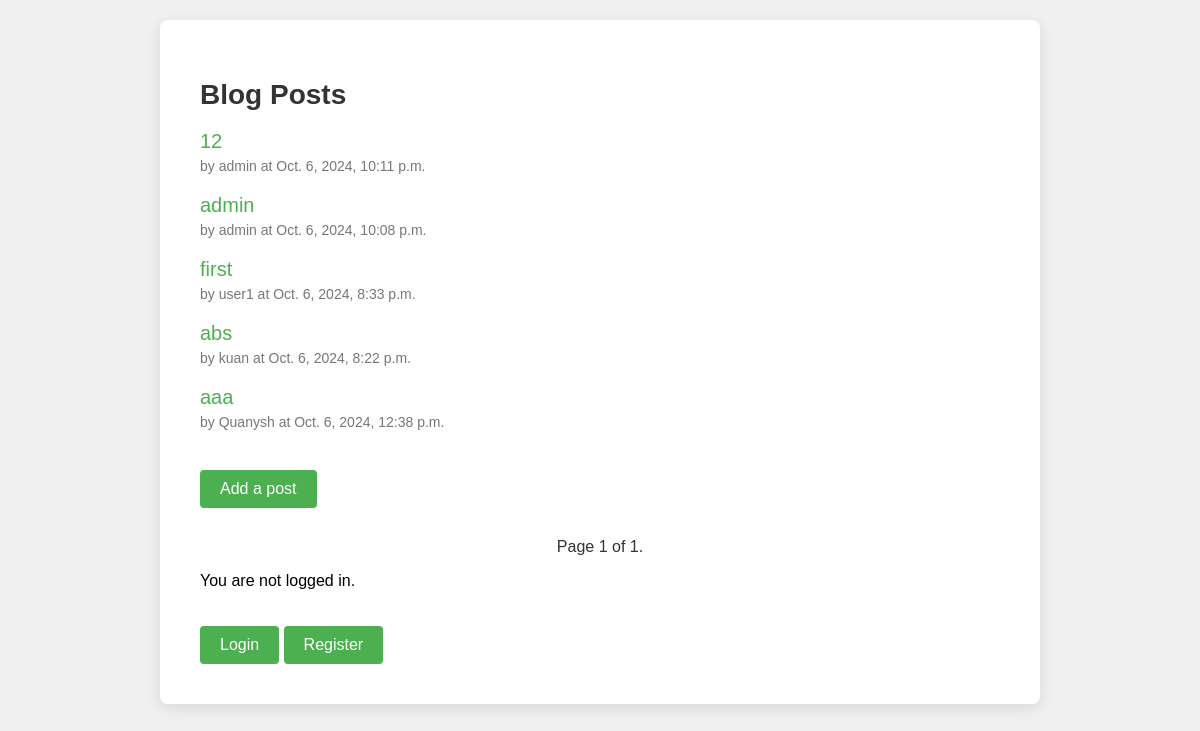
The app's page /posts/, older data.
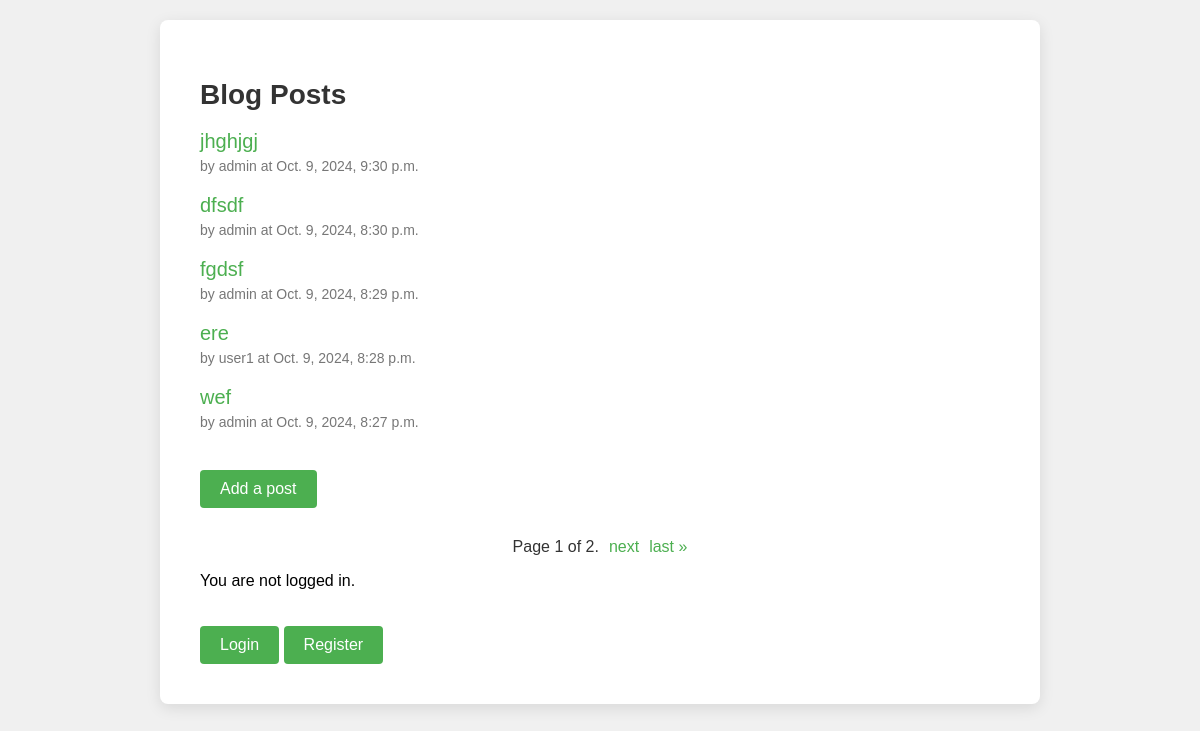
The same page, newer data.
### blog_app/models.py (models this page shows, shortened)
class Post(models.Model):
    title = models.CharField(max_length=200)
    content = models.TextField()
    author = models.ForeignKey(User, on_delete=models.CASCADE)
    created_date = models.DateTimeField(auto_now_add=True)
    class Meta:
        indexes = [
            models.Index(fields=['author']),
            models.Index(fields=['created_date']),
        ]

class User(AbstractUser):
    bio = models.TextField(blank=True, null=True)
    profile_picture = models.ImageField(upload_to='profile_pictures/', null=True, default='/image.png')
    def __str__(self):
        return self.username

### blog_app/views.py (the view)
# urls.py: path('posts/', views.post_list_view, name='post_list'  ),
def post_list_view(request):
    posts = Post.objects.all().order_by('-created_date')
    paginator = Paginator(posts, 5)
    page_number = request.GET.get('page')
    page_obj = paginator.get_page(page_number)
    return render(request, 'blog/post_list.html', {'page_obj': page_obj})

### blog_app/templates/blog/post_list.html (shortened to what this page needs)
<!DOCTYPE html>
<html lang="en">
<head>
</head>
<body>
    <div class="main">
        <h1>Blog Posts</h1>
        <ul>
            {% for post in page_obj.object_list %}
            <li>
                <a href="{% url 'post_detail' post.id %}">{{ post.title }}</a>
                <p>by {{ post.author }} at {{ post.created_date }}</p>
            </li>
            {% endfor %}
        </ul>
        <a class="button-link" href="{% url 'create_post' %}">Add a post</a>
        <div class="pagination">
            <span class="step-links">
                <span class="current">
                    Page {{ page_obj.number }} of {{ page_obj.paginator.num_pages }}.
                </span>
                {% if page_obj.has_next %}
                    <a href="?page={{ page_obj.next_page_number }}">next</a>
                    <a href="?page={{ page_obj.paginator.num_pages }}">last &raquo;</a>
                {% endif %}
            </span>
        </div>
        {% if user.is_authenticated %}
            <a class="button-link" href="{% url 'logout' %}">Logout</a>
            <a class="profile-link" href="{% url 'profile' %}">Profile</a>
        {% else %}
            <p>You are not logged in.</p>
            <a class="button-link" href="{% url 'login' %}">Login</a>
            <a class="button-link" href="{% url 'register' %}">Register</a>
        {% endif %}
    </div>
</body>
</html>

Row changes from the older to the newer data that the page shows:
no longer on this page (row unchanged): Post: title "12", author "admin", created_date "Oct. 6, 2024, 10:11 p.m."
no longer on this page (row unchanged): Post: title "admin", author "admin", created_date "Oct. 6, 2024, 10:08 p.m."
no longer on this page (row unchanged): Post: title "first", author "user1", created_date "Oct. 6, 2024, 8:33 p.m."
no longer on this page (row unchanged): Post: title "abs", author "kuan", created_date "Oct. 6, 2024, 8:22 p.m."
no longer on this page (row unchanged): Post: title "aaa", author "Quanysh", created_date "Oct. 6, 2024, 12:38 p.m."
added Post: title "jhghjgj", author "admin", created_date "Oct. 9, 2024, 9:30 p.m."
added Post: title "dfsdf", author "admin", created_date "Oct. 9, 2024, 8:30 p.m."
added Post: title "fgdsf", author "admin", created_date "Oct. 9, 2024, 8:29 p.m."
added Post: title "ere", author "user1", created_date "Oct. 9, 2024, 8:28 p.m."
added Post: title "wef", author "admin", created_date "Oct. 9, 2024, 8:27 p.m."
Text that changed along with them:
{{ page_obj.paginator.num_pages }}: "1" → "2"
text now shown: "next last »"
